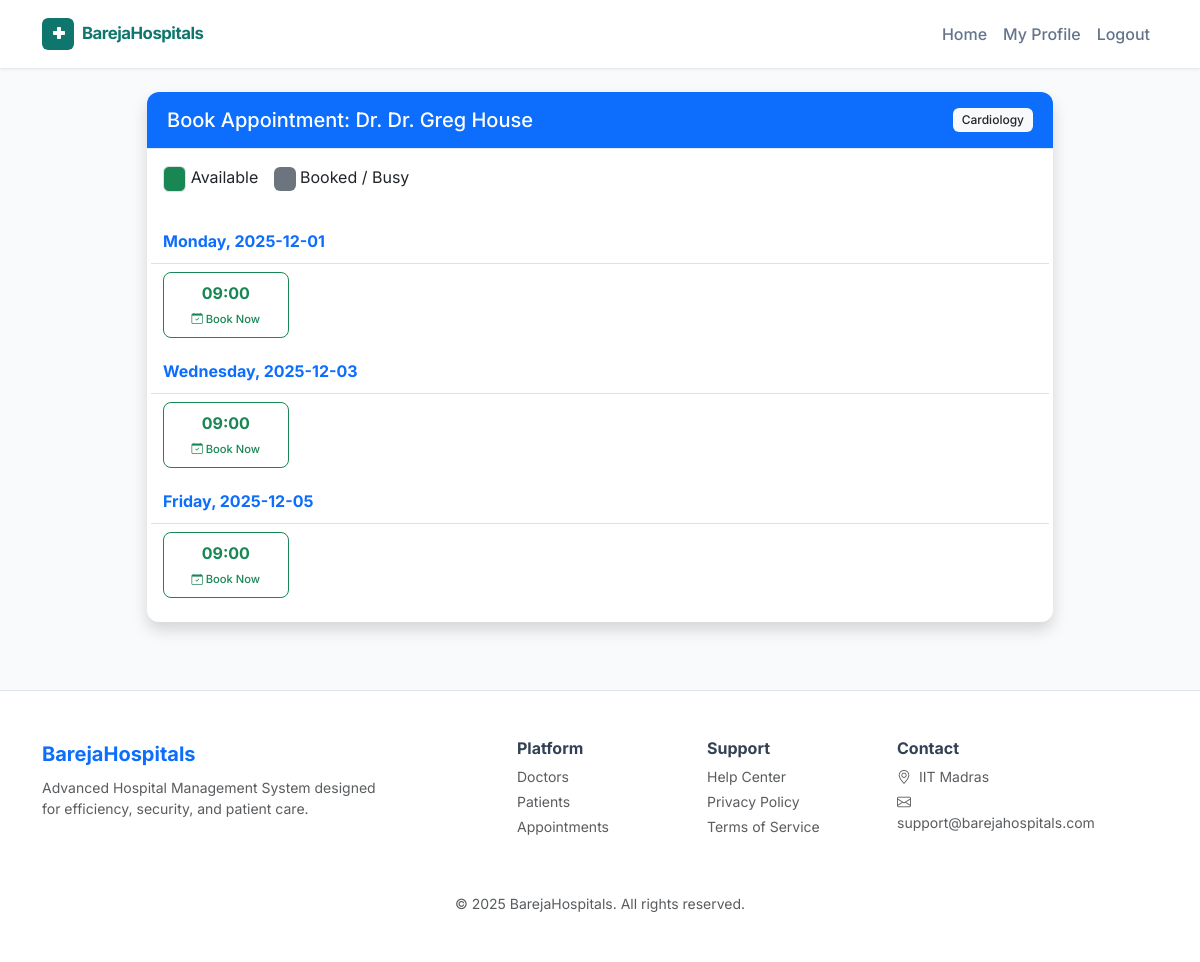
Page /book/1 (signed in) on the committed database.
### models.py (models this page shows)
class Doctor(db.Model):
    id = db.Column(db.Integer, primary_key=True)
    user_id = db.Column(db.Integer, db.ForeignKey("user.id"), nullable=False)
    department_id = db.Column(db.Integer, db.ForeignKey("department.id"), nullable=True)
    full_name = db.Column(db.String(150), nullable=False)
    qualification = db.Column(db.String(100), nullable=True)
    availabilities = db.relationship(
        "DoctorAvailability", backref="doctor", lazy=True, cascade="all, delete-orphan"
    )
    appointments = db.relationship(
        "Appointment", backref="doctor", lazy=True, cascade="all, delete-orphan"
    )

class Department(db.Model):
    id = db.Column(db.Integer, primary_key=True)
    name = db.Column(db.String(100), unique=True, nullable=False)
    description = db.Column(db.Text, nullable=True)
    doctors = db.relationship("Doctor", backref="department", lazy=True)

class DoctorAvailability(db.Model):
    id = db.Column(db.Integer, primary_key=True)
    doctor_id = db.Column(db.Integer, db.ForeignKey("doctor.id"), nullable=False)
    day_of_week = db.Column(db.String(20), nullable=False)
    start_time = db.Column(db.Time, nullable=False)
    end_time = db.Column(db.Time, nullable=False)
    is_available = db.Column(db.Boolean, default=True)

### app.py (the view, shortened to what this page needs)
@app.route(
    "/book/<int:doctor_id>", methods=["GET", "POST"], endpoint="book_appointment"
)
@login_required
def BookAppointment(doctor_id):
    doctor = Doctor.query.get_or_404(doctor_id)
    weekly_schedule = DoctorAvailability.query.filter_by(doctor_id=doctor_id).all()
    existing_appointments = Appointment.query.filter_by(doctor_id=doctor_id).all()
    booked_slots = set()
    for appt in existing_appointments:
        booked_key = f"{appt.date_scheduled} {appt.time_scheduled}"
        booked_slots.add(booked_key)
    available_slots = []
    today = datetime.now().date()
    schedule_map = {}
    for slot in weekly_schedule:
        if slot.day_of_week not in schedule_map:
            schedule_map[slot.day_of_week] = []
        schedule_map[slot.day_of_week].append(slot)
    for i in range(7):
        current_day = today + timedelta(days=i)
        day_name = current_day.strftime("%A")
        date_str = current_day.strftime("%Y-%m-%d")
        if day_name in schedule_map:
            for slot in schedule_map[day_name]:
                slot_key = f"{date_str} {slot.start_time}"
                is_taken = slot_key in booked_slots
                available_slots.append(
                    {
                        "date_obj": current_day,
                        "date_str": date_str,
                        "day_name": day_name,
                        "start": slot.start_time,
                        "end": slot.end_time,
                        "is_taken": is_taken,
                    }
                )
    return render_template("booking.html", doctor=doctor, slots=available_slots)

### app.py (called while the page is built)
@login_manager.user_loader
def LoadUser(user_id):
    return db.session.get(User, int(user_id))

### templates/booking.html (shortened to what this page needs)
{% extends "base.html" %}
{% block content %}
<div class="container">
    <div class="row justify-content-center">
        <div class="col-md-10">
            <div class="card shadow border-0">
                <div class="card-header bg-primary text-white d-flex justify-content-between align-items-center">
                    <h5 class="mb-0">Book Appointment: Dr. {{ doctor.full_name }}</h5>
                    <span class="badge bg-light text-dark">{{ doctor.department.name }}</span>
                </div>
                <div class="card-body">
                    <div class="d-flex mb-4 align-items-center">
                        <div class="me-3"><span class="badge bg-success border">&nbsp;</span> Available</div>
                        <div><span class="badge bg-secondary">&nbsp;</span> Booked / Busy</div>
                    </div>
                    {% if slots %}
                        {% set current_date = namespace(value=None) %}
                        <div class="row">
                        {% for slot in slots %}
                            {% if current_date.value != slot.date_str %}
                                {% set current_date.value = slot.date_str %}
                                <div class="col-12 mt-3 mb-2 border-bottom pb-1">
                                    <h6 class="text-primary fw-bold">{{ slot.day_name }}, {{ slot.date_str }}</h6>
                                </div>
                            {% endif %}
                            <div class="col-6 col-md-3 col-lg-2 mb-2">
                                {% if slot.is_taken %}
                                    <button class="btn btn-secondary w-100 disabled" disabled>
                                        <small>{{ slot.start.strftime('%H:%M') }}</small>
                                        <br><span style="font-size: 0.7rem;">Booked</span>
                                    </button>
                                {% else %}
                                    <form action="/book/{{ doctor.id }}" method="POST">
                                        <button type="submit" class="btn btn-outline-success w-100">
                                            <strong>{{ slot.start.strftime('%H:%M') }}</strong>
                                            <br><span style="font-size: 0.7rem;"><i class="bi bi-calendar-check"></i> Book Now</span>
                                        </button>
                                    </form>
                                {% endif %}
                            </div>
                        {% endfor %}
                        </div>
                    {% else %}
                        <div class="alert alert-warning text-center p-5">
                            <h4>No availability found.</h4>
                            <p>This doctor has not set up their schedule for the upcoming week yet.</p>
                        </div>
                    {% endif %}
                </div>
            </div>
        </div>
    </div>
</div>
{% endblock %}

### templates/base.html (style rules this page uses)
:root { --primary: #0f766e; --primary-hover: #115e59; --accent: #2dd4bf; --bg-light: #f8fafc; --text-dark: #334155; --card-shadow: 0 4px 6px -1px rgba(0, 0, 0, 0.1), 0 2px 4px -1px rgba(0, 0, 0, 0.06); }
body { font-family: 'Inter', sans-serif; background-color: var(--bg-light); color: var(--text-dark); -webkit-font-smoothing: antialiased; }
.card { border: none; border-radius: 12px; box-shadow: var(--card-shadow); background: white; margin-bottom: 20px; overflow: hidden; }
.card-header { background-color: #ffffff; border-bottom: 1px solid #e2e8f0; font-weight: 600; padding: 1rem 1.25rem; color: var(--primary); }
.btn { border-radius: 8px; padding: 8px 16px; font-weight: 500; transition: all 0.2s; }
.badge { font-weight: 500; padding: 0.5em 0.75em; border-radius: 6px; }

### rows in the picture
Doctor: full_name "Dr. Greg House"
Department: department.name "Cardiology"
DoctorAvailability: day_name "Monday", date_str "2025-12-01", start "09:00"
DoctorAvailability: day_name "Wednesday", date_str "2025-12-03", start "09:00"
DoctorAvailability: day_name "Friday", date_str "2025-12-05", start "09:00"
